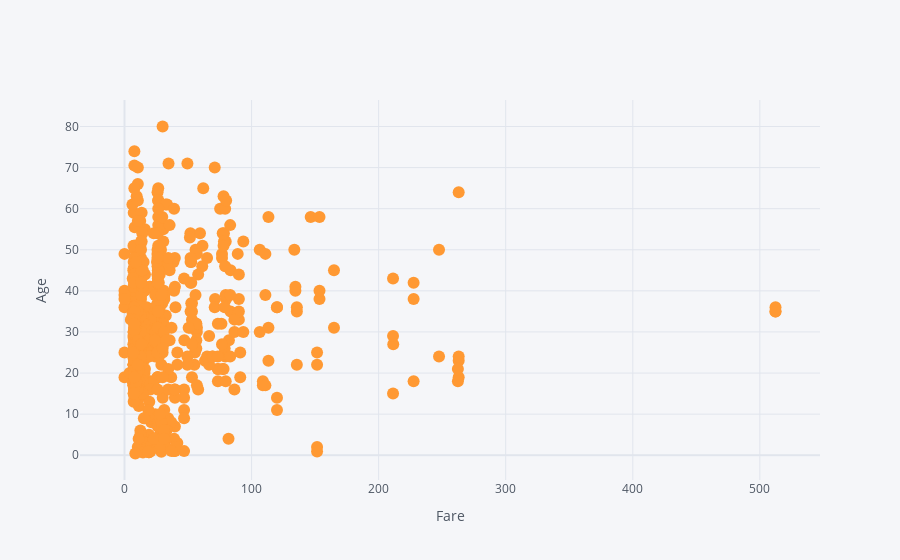

The notebook cell this image was saved under:
### Markdown cell above
## cufflink is supporting library for plotly where you change configurations

### Code cell
df2.iplot(x='fare',y='age',mode='markers',xTitle='Fare',yTitle='Age')

### Figure 1 — Plotly figure (JSON) as saved in the notebook; plotly's stock layout.template omitted (floating-point values rounded to 4 significant figures; data arrays with more than 128 entries replaced by an {"elided": "..."} marker saying what was removed)
{"data": [{"line": {"color": "rgba(255, 153, 51, 1.0)", "dash": "solid", "shape": "linear", "width": 1.3}, "marker": {"size": 12, "symbol": "circle"}, "mode": "markers", "name": "age", "text": "", "type": "scatter", "x": {"elided": "891 float values"}, "y": {"elided": "891 mixed values"}}], "layout": {"legend": {"bgcolor": "#F5F6F9", "font": {"color": "#4D5663"}}, "paper_bgcolor": "#F5F6F9", "plot_bgcolor": "#F5F6F9", "title": {"font": {"color": "#4D5663"}}, "xaxis": {"gridcolor": "#E1E5ED", "showgrid": true, "tickfont": {"color": "#4D5663"}, "title": {"font": {"color": "#4D5663"}, "text": "Fare"}, "zerolinecolor": "#E1E5ED"}, "yaxis": {"gridcolor": "#E1E5ED", "showgrid": true, "tickfont": {"color": "#4D5663"}, "title": {"font": {"color": "#4D5663"}, "text": "Age"}, "zerolinecolor": "#E1E5ED"}}}
